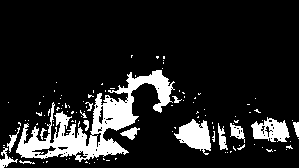
#> input picture aux/neuralNet/ground_truth/055.png, 299 x 168 px; its folder holds 4 pictures in this run
$ python ground_truth_erosion.py
#> lines starting #> are read from the running program, lines starting #| are printed output that depends on the picture; after the words box and inside, x2 and y2 are one past the last pixel; in counts of white or black regions, pixels touching at a corner belong together
import cv2
import numpy as np
from os import listdir
from os.path import isfile

def erode(img):

    kernel = np.ones((3,3), np.uint8)

    img_erosion = cv2.erode(src = img, kernel = kernel, iterations = 1)
    return img_erosion


for file in listdir('ground_truth'):


    img = cv2.imread(f'ground_truth/{file}')
#> img is the input picture: shape (168, 299, 3); 13.7% white; 117 white regions (103 under 20 px), largest, box (x1, y1, x2, y2) and area: (16, 70, 175, 162) 4357, (174, 119, 211, 155) 754, (251, 117, 290, 142) 593
    img_erosion = erode(img)
#> in erode, `img_erosion = cv2.erode(src = img, kernel = kernel, iterations = 1)`:
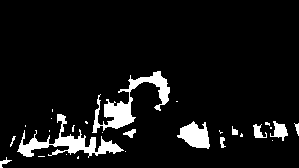
#> img_erosion: shape (168, 299, 3); 7.5% white; 28 white regions (17 under 20 px), largest, box (x1, y1, x2, y2) and area: (92, 71, 170, 133) 1351, (17, 114, 124, 158) 1257, (177, 121, 210, 149) 571


    cv2.imwrite(filename = file, image = img_erosion)
    print(f'File {file} saved!')
#> pass 2 of the loop `for file in listdir('ground_truth'):`:
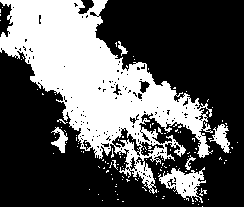
#> input picture aux/neuralNet/ground_truth/101.png, 244 x 207 px
#> img is the input picture: shape (207, 244, 3); 35.3% white; 129 white regions (121 under 20 px), largest, box (x1, y1, x2, y2) and area: (0, 0, 213, 194) 16093, (158, 167, 206, 203) 778, (208, 124, 230, 153) 289
#> in erode (call 2), `img_erosion = cv2.erode(src = img, kernel = kernel, iterations = 1)`:
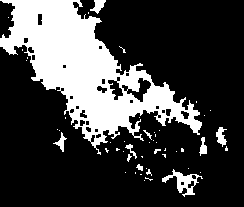
#> img_erosion: shape (207, 244, 3); 25.5% white; 50 white regions (39 under 20 px), largest, box (x1, y1, x2, y2) and area: (0, 0, 202, 155) 11794, (162, 169, 203, 197) 376, (216, 127, 227, 147) 123
